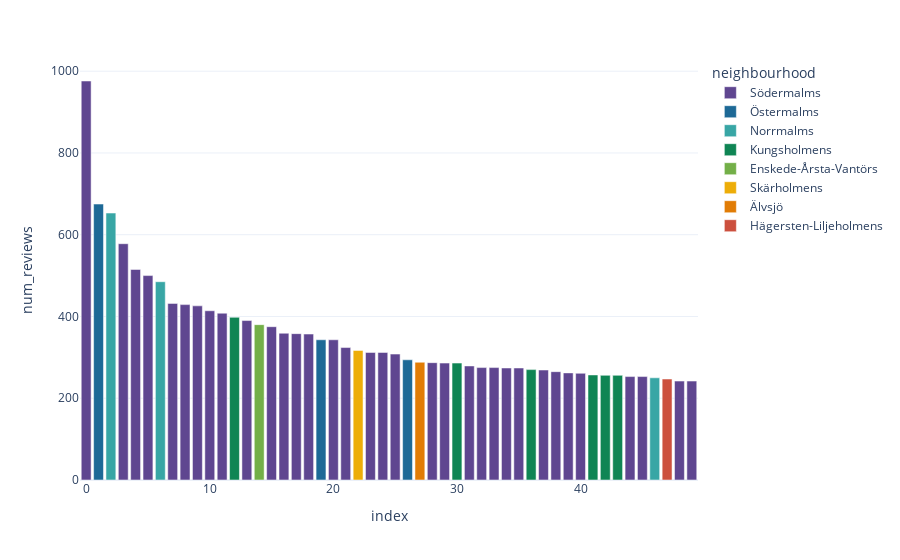

Notebook source saved alongside this figure:
### Code cell
px.bar(num_reviews.nlargest(50, 'num_reviews'), y='num_reviews', 
       color='neighbourhood', color_discrete_sequence=PALETTE)

### Figure 1 — Plotly figure (JSON) as saved in the notebook; plotly's stock layout.template omitted (floating-point values rounded to 4 significant figures)
{"data": [{"alignmentgroup": "True", "hovertemplate": "neighbourhood=Södermalms<br>index=%{x}<br>num_reviews=%{y}<extra></extra>", "legendgroup": "Södermalms", "marker": {"color": "rgb(95, 70, 144)", "pattern": {"shape": ""}}, "name": "Södermalms", "offsetgroup": "Södermalms", "orientation": "v", "showlegend": true, "textposition": "auto", "type": "bar", "x": [0, 3, 4, 5, 7, 8, 9, 10, 11, 13, 15, 16, 17, 18, 20, 21, 23, 24, 25, 28, 29, 31, 32, 33, 34, 35, 37, 38, 39, 40, 44, 45, 48, 49], "xaxis": "x", "y": [976, 578, 515, 500, 432, 429, 426, 414, 408, 390, 375, 359, 358, 357, 343, 324, 312, 312, 308, 287, 286, 279, 275, 275, 274, 274, 269, 265, 262, 261, 253, 253, 242, 242], "yaxis": "y"}, {"alignmentgroup": "True", "hovertemplate": "neighbourhood=Östermalms<br>index=%{x}<br>num_reviews=%{y}<extra></extra>", "legendgroup": "Östermalms", "marker": {"color": "rgb(29, 105, 150)", "pattern": {"shape": ""}}, "name": "Östermalms", "offsetgroup": "Östermalms", "orientation": "v", "showlegend": true, "textposition": "auto", "type": "bar", "x": [1, 19, 26], "xaxis": "x", "y": [675, 343, 294], "yaxis": "y"}, {"alignmentgroup": "True", "hovertemplate": "neighbourhood=Norrmalms<br>index=%{x}<br>num_reviews=%{y}<extra></extra>", "legendgroup": "Norrmalms", "marker": {"color": "rgb(56, 166, 165)", "pattern": {"shape": ""}}, "name": "Norrmalms", "offsetgroup": "Norrmalms", "orientation": "v", "showlegend": true, "textposition": "auto", "type": "bar", "x": [2, 6, 46], "xaxis": "x", "y": [653, 485, 250], "yaxis": "y"}, {"alignmentgroup": "True", "hovertemplate": "neighbourhood=Kungsholmens<br>index=%{x}<br>num_reviews=%{y}<extra></extra>", "legendgroup": "Kungsholmens", "marker": {"color": "rgb(15, 133, 84)", "pattern": {"shape": ""}}, "name": "Kungsholmens", "offsetgroup": "Kungsholmens", "orientation": "v", "showlegend": true, "textposition": "auto", "type": "bar", "x": [12, 30, 36, 41, 42, 43], "xaxis": "x", "y": [398, 286, 270, 257, 256, 256], "yaxis": "y"}, {"alignmentgroup": "True", "hovertemplate": "neighbourhood=Enskede-Årsta-Vantörs<br>index=%{x}<br>num_reviews=%{y}<extra></extra>", "legendgroup": "Enskede-Årsta-Vantörs", "marker": {"color": "rgb(115, 175, 72)", "pattern": {"shape": ""}}, "name": "Enskede-Årsta-Vantörs", "offsetgroup": "Enskede-Årsta-Vantörs", "orientation": "v", "showlegend": true, "textposition": "auto", "type": "bar", "x": [14], "xaxis": "x", "y": [380], "yaxis": "y"}, {"alignmentgroup": "True", "hovertemplate": "neighbourhood=Skärholmens<br>index=%{x}<br>num_reviews=%{y}<extra></extra>", "legendgroup": "Skärholmens", "marker": {"color": "rgb(237, 173, 8)", "pattern": {"shape": ""}}, "name": "Skärholmens", "offsetgroup": "Skärholmens", "orientation": "v", "showlegend": true, "textposition": "auto", "type": "bar", "x": [22], "xaxis": "x", "y": [317], "yaxis": "y"}, {"alignmentgroup": "True", "hovertemplate": "neighbourhood=Älvsjö<br>index=%{x}<br>num_reviews=%{y}<extra></extra>", "legendgroup": "Älvsjö", "marker": {"color": "rgb(225, 124, 5)", "pattern": {"shape": ""}}, "name": "Älvsjö", "offsetgroup": "Älvsjö", "orientation": "v", "showlegend": true, "textposition": "auto", "type": "bar", "x": [27], "xaxis": "x", "y": [288], "yaxis": "y"}, {"alignmentgroup": "True", "hovertemplate": "neighbourhood=Hägersten-Liljeholmens<br>index=%{x}<br>num_reviews=%{y}<extra></extra>", "legendgroup": "Hägersten-Liljeholmens", "marker": {"color": "rgb(204, 80, 62)", "pattern": {"shape": ""}}, "name": "Hägersten-Liljeholmens", "offsetgroup": "Hägersten-Liljeholmens", "orientation": "v", "showlegend": true, "textposition": "auto", "type": "bar", "x": [47], "xaxis": "x", "y": [247], "yaxis": "y"}], "layout": {"barmode": "relative", "legend": {"title": {"text": "neighbourhood"}, "tracegroupgap": 0}, "margin": {"t": 60}, "xaxis": {"anchor": "y", "domain": [0, 1], "title": {"text": "index"}}, "yaxis": {"anchor": "x", "domain": [0, 1], "title": {"text": "num_reviews"}}}}
